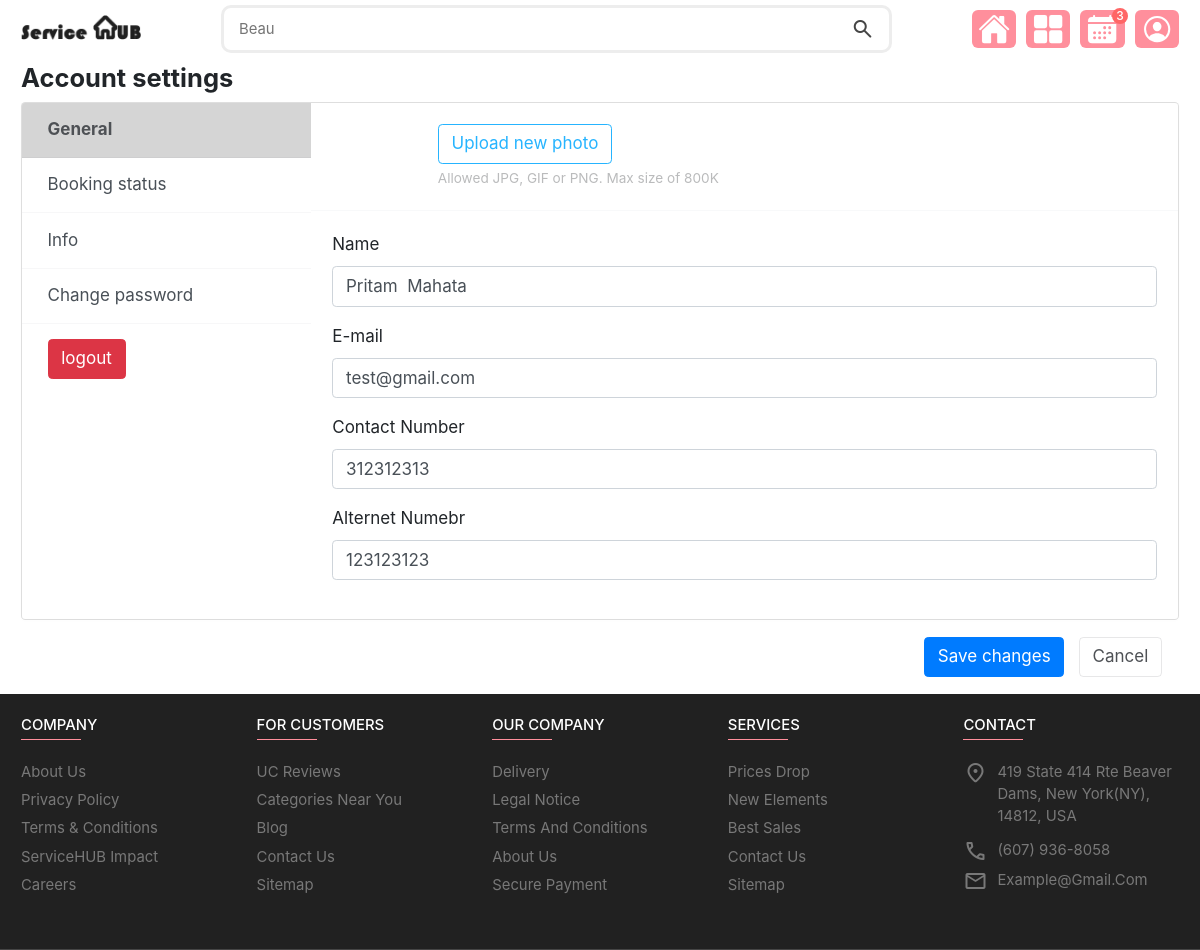
The page /profile.php (signed in) on the database its author committed.
### tables this page shows
CREATE TABLE `users` (
  `uid` int(11) NOT NULL,
  `fname` varchar(255) NOT NULL,
  `mname` varchar(255) DEFAULT NULL,
  `lname` varchar(255) NOT NULL,
  `email` varchar(255) NOT NULL,
  `password` varchar(255) NOT NULL,
  `con_num` bigint(20) NOT NULL,
  `alt_num` bigint(20) DEFAULT NULL,
  `address` varchar(255) NOT NULL,
  `isverified` int(10) NOT NULL DEFAULT 0,
  `is_deleted` tinyint(1) DEFAULT 0,
  `ucreate` timestamp NOT NULL DEFAULT current_timestamp() ON UPDATE current_timestamp(),
  `v_code` varchar(255) NOT NULL
);

### profile.php (the view, shortened to what this page needs)
<?php
include('./env/config.php');
$emailID = isset($_SESSION['email']) ? $_SESSION['email'] : null;
if ($emailID) {
    $stmt = $conn->prepare("SELECT * FROM users WHERE email = ?");
    $stmt->bind_param("s", $emailID);
    if ($stmt->execute()) {
        $p_result = $stmt->get_result();
        if ($p_result->num_rows > 0) {
            $p_row = $p_result->fetch_assoc();
        } else {
            echo "Unauthorized access";
            header("Location: login.php");
        }
    } else {
        echo "Error executing query: " . $stmt->error;
    }
} else {
    echo "Unauthorized access";
    header("Location: login.php");
}
?>
<!DOCTYPE html>
<html lang="en">
<head>
    <link href="https://cdn.jsdelivr.net/npm/bootstrap@4.5.0/dist/css/bootstrap.min.css" rel="stylesheet">
    <link rel="stylesheet" href="./assets/css/style-prefix.css">
    <link rel="stylesheet" href="./assets/css/index.css">
    <link rel="stylesheet" href="./assets/css/relog.css">
    <link rel="stylesheet" href="./assets/css/profile.css">
</head>
<body>
    <?php
    require_once('./assets/components/header.php');
    ?>
    <div class="container light-style flex-grow-1 container-p-y">
        <h4 class="font-weight-bold py-1 mb-1"> Account settings </h4>
        <div class="card overflow-hidden">
            <div class="row no-gutters row-bordered row-border-light">
                <div class="col-md-3 pt-0">
                    <div class="list-group list-group-flush account-settings-links">
                        <a class="list-group-item list-group-item-action active" data-toggle="list" href="#account-general">General</a>
                        <a class="list-group-item list-group-item-action" data-toggle="list" href="#account-connections">Booking status</a>
                        <a class="list-group-item list-group-item-action" data-toggle="list" href="#account-info">Info</a>
                        <a class="list-group-item list-group-item-action" data-toggle="list" href="#account-change-password">Change password</a>
                        <a class="list-group-item list-group-item-action">
                            <button type="button" class="btn btn-danger" onclick="window.location = './assets/components/logout.php'">logout</button>
                        </a>
                    </div>
                </div>
                <div class="col-md-9">
                    <div class="tab-content">
                        <div class="tab-pane fade active show" id="account-general">
                            <div class="card-body media align-items-center">
                                <div class="media-body ml-4">
                                    <label class="btn btn-outline-primary"> Upload new photo <input type="file" class="account-settings-fileinput">
                                    </label>
                                    <div class="text-light small mt-1">Allowed JPG, GIF or PNG. Max size of 800K</div>
                                </div>
                            </div>
                            <hr class="border-light m-0">
                            <div class="card-body">
                                <div class="form-group">
                                    <label class="form-label">Name</label>
                                    <input type="text" class="form-control mb-1" value="<?php echo $p_row['fname'] . " " . $p_row['mname'] . " " . $p_row['lname'] ?>">
                                </div>
                                <div class="form-group">
                                    <label class="form-label">E-mail</label>
                                    <input type="text" class="form-control mb-1" value="<?php echo $p_row['email'] ?>">
                                </div>
                                <div class="form-group">
                                    <label class="form-label">Contact Number</label>
                                    <input type="number" class="form-control" value="<?php echo $p_row['con_num'] ?>">
                                </div>
                                <div class="form-group">
                                    <label class="form-label">Alternet Numebr</label>
                                    <input type="number" class="form-control" value="<?php echo $p_row['alt_num'] ?>">
                                </div>
                            </div>
                        </div>
                    </div>
                </div>
            </div>
        </div>
        <div class="text-right m-3">
            <button type="button" class="btn btn-primary">Save changes</button>
            <button type="button" class="btn btn-default">Cancel</button>
        </div>
    </div>
    <?php
    require_once('./assets/components/footer.php');
    ?>
</body>
</html>

### assets/css/style-prefix.css (style rules this page uses)
:root { --spanish-gray: hsl(0, 0%, 60%); --sonic-silver: hsl(0, 0%, 47%); --eerie-black: hsl(0, 0%, 13%); --salmon-pink: hsl(353, 100%, 78%); --sandy-brown: hsl(29, 90%, 65%); --bittersweet: hsl(0, 100%, 70%); --ocean-green: hsl(152, 51%, 52%); --davys-gray: hsl(0, 0%, 33%); --cultured: hsl(0, 0%, 93%); --border-color: hsl(0, 0%, 93%); --white: hsl(0, 100%, 100%); --onyx: hsl(0, 0%, 27%); --fs-1: 1.563rem; --fs-2: 1.375rem; --fs-3: 1.25rem; --fs-4: 1.125rem; --fs-5: 1rem; --fs-6: 0.938rem; --fs-7: 0.875rem; --fs-8: 0.813rem; --fs-9: 0.75rem; --fs-10: 0.688rem; --fs-11: 0.625rem; --weight-300: 300; --weight-400: 400; --weight-500: 500; --weight-600: 600; --weight-700: 700; --border-radius-md: 10px; --border-radius-sm: 5px; --transition-timing: 0.2s ease; --test: hsl(0deg 0% 100% / 62%); --banner-content-color: rgb(241 241 241 / 49%); }
*, * ::before, *::after { margin: 0; padding: 0; -webkit-box-sizing: border-box; box-sizing: border-box; user-select: none; }
a { text-decoration: none; }
button { background: none; font: inherit; border: none; cursor: pointer; }
html { font-family: "Poppins", sans-serif; -ms-scroll-chaining: none; overscroll-behavior: contain; }
input { display: block; width: 100%; font: inherit; }
input::placeholder { font: inherit; }
body { background: var(--white); }
.container { padding: 0 15px; }
@media (min-width: 480px) { :root { --fs-1: 1.875rem; } }
@media (min-width: 768px) { :root { --fs-1: 2.375rem; } }
@media (min-width: 768px) { html { font-size: 17px; } }
@media (min-width: 768px) { .container { max-width: 750px; margin: auto; } }
@media (min-width: 1024px) { :root { --fs-1: 2.625rem; --fs-2: 1.125rem; } }
@media (min-width: 1024px) { .container { max-width: 980px; } }
@media (min-width: 1200px) { .container { max-width: 99%; } }

### assets/css/profile.css (style rules this page uses)
.btn-default { border-color: rgba(24, 28, 33, 0.1); background: rgba(0, 0, 0, 0); color: #4e5155; }
label.btn { margin-bottom: 0; }
.btn-outline-primary { border-color: #26b4ff; background: transparent; color: #26b4ff; }
.btn { cursor: pointer; }
.text-light { color: #babbbc !important; }
.card { background-clip: padding-box; box-shadow: 0 1px 4px rgba(24, 28, 33, 0.012); }
.row-bordered { overflow: hidden; }
.account-settings-links .list-group-item.active { font-weight: bold !important; }
html:not(.dark-style) .account-settings-links .list-group-item.active { background: #31313133 !important }
.light-style .account-settings-links .list-group-item { padding: 0.85rem 1.5rem; border-color: rgba(24, 28, 33, 0.03) !important; }
.light-style .account-settings-links .list-group-item.active { color: #4e5155 !important; }

### rows shown on the page
users: fname+lname "Pritam Mahata", email "test@gmail.com", con_num "312312313", alt_num "123123123"

### other values the page prints
mysqli_num_rows($result) "3"
